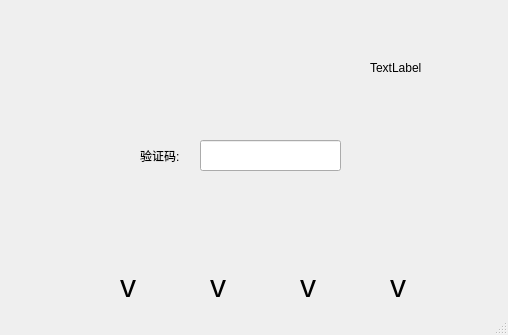
<?xml version="1.0" encoding="UTF-8"?>
<ui version="4.0">
 <class>MainWindow</class>
 <widget class="QMainWindow" name="MainWindow">
  <property name="geometry">
   <rect>
    <x>0</x>
    <y>0</y>
    <width>508</width>
    <height>335</height>
   </rect>
  </property>
  <property name="windowTitle">
   <string>验证码识别数据集处理工具</string>
  </property>
  <widget class="QWidget" name="centralwidget">
   <widget class="QLabel" name="lbl_verify_code">
    <property name="geometry">
     <rect>
      <x>150</x>
      <y>30</y>
      <width>191</width>
      <height>71</height>
     </rect>
    </property>
    <property name="text">
     <string/>
    </property>
    <property name="pixmap">
     <pixmap>icon/image_code.jpg</pixmap>
    </property>
    <property name="scaledContents">
     <bool>true</bool>
    </property>
   </widget>
   <widget class="QLineEdit" name="edt_input">
    <property name="geometry">
     <rect>
      <x>200</x>
      <y>140</y>
      <width>141</width>
      <height>31</height>
     </rect>
    </property>
   </widget>
   <widget class="QLabel" name="lbl_show">
    <property name="geometry">
     <rect>
      <x>140</x>
      <y>140</y>
      <width>61</width>
      <height>31</height>
     </rect>
    </property>
    <property name="text">
     <string>验证码:</string>
    </property>
   </widget>
   <widget class="QLabel" name="lbl_pic_code_1">
    <property name="geometry">
     <rect>
      <x>110</x>
      <y>210</y>
      <width>51</width>
      <height>51</height>
     </rect>
    </property>
    <property name="text">
     <string/>
    </property>
    <property name="pixmap">
     <pixmap>icon/0.jpg</pixmap>
    </property>
    <property name="scaledContents">
     <bool>true</bool>
    </property>
   </widget>
   <widget class="QLabel" name="lbl_code_1">
    <property name="geometry">
     <rect>
      <x>120</x>
      <y>270</y>
      <width>21</width>
      <height>31</height>
     </rect>
    </property>
    <property name="font">
     <font>
      <family>Arial</family>
      <pointsize>24</pointsize>
     </font>
    </property>
    <property name="text">
     <string>v</string>
    </property>
   </widget>
   <widget class="QLabel" name="lbl_code_2">
    <property name="geometry">
     <rect>
      <x>210</x>
      <y>270</y>
      <width>21</width>
      <height>31</height>
     </rect>
    </property>
    <property name="font">
     <font>
      <family>Arial</family>
      <pointsize>24</pointsize>
     </font>
    </property>
    <property name="text">
     <string>v</string>
    </property>
   </widget>
   <widget class="QLabel" name="lbl_pic_code_2">
    <property name="geometry">
     <rect>
      <x>200</x>
      <y>210</y>
      <width>51</width>
      <height>51</height>
     </rect>
    </property>
    <property name="text">
     <string/>
    </property>
    <property name="pixmap">
     <pixmap>icon/0.jpg</pixmap>
    </property>
    <property name="scaledContents">
     <bool>true</bool>
    </property>
   </widget>
   <widget class="QLabel" name="lbl_code_3">
    <property name="geometry">
     <rect>
      <x>300</x>
      <y>270</y>
      <width>21</width>
      <height>31</height>
     </rect>
    </property>
    <property name="font">
     <font>
      <family>Arial</family>
      <pointsize>24</pointsize>
     </font>
    </property>
    <property name="text">
     <string>v</string>
    </property>
   </widget>
   <widget class="QLabel" name="lbl_pic_code_3">
    <property name="geometry">
     <rect>
      <x>290</x>
      <y>210</y>
      <width>51</width>
      <height>51</height>
     </rect>
    </property>
    <property name="text">
     <string/>
    </property>
    <property name="pixmap">
     <pixmap>icon/0.jpg</pixmap>
    </property>
    <property name="scaledContents">
     <bool>true</bool>
    </property>
   </widget>
   <widget class="QLabel" name="lbl_code_4">
    <property name="geometry">
     <rect>
      <x>390</x>
      <y>270</y>
      <width>21</width>
      <height>31</height>
     </rect>
    </property>
    <property name="font">
     <font>
      <family>Arial</family>
      <pointsize>24</pointsize>
     </font>
    </property>
    <property name="text">
     <string>v</string>
    </property>
   </widget>
   <widget class="QLabel" name="lbl_pic_code_4">
    <property name="geometry">
     <rect>
      <x>380</x>
      <y>210</y>
      <width>51</width>
      <height>51</height>
     </rect>
    </property>
    <property name="text">
     <string/>
    </property>
    <property name="pixmap">
     <pixmap>icon/0.jpg</pixmap>
    </property>
    <property name="scaledContents">
     <bool>true</bool>
    </property>
   </widget>
   <widget class="QLabel" name="lbl_dataset_size">
    <property name="geometry">
     <rect>
      <x>370</x>
      <y>60</y>
      <width>72</width>
      <height>15</height>
     </rect>
    </property>
    <property name="text">
     <string>TextLabel</string>
    </property>
   </widget>
  </widget>
  <widget class="QStatusBar" name="statusBar"/>
 </widget>
 <resources/>
 <connections/>
</ui>
